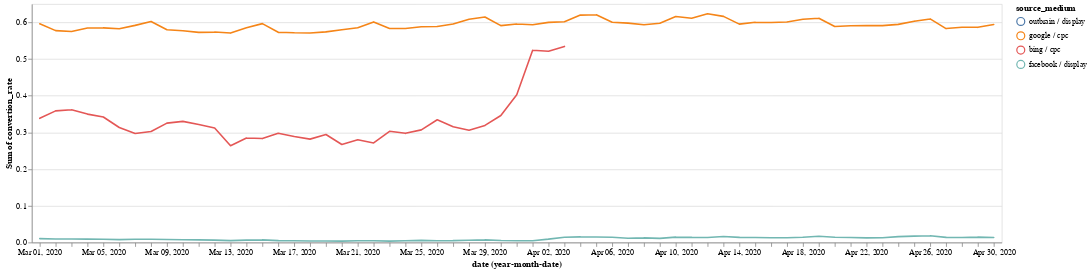

Notebook cell for this chart:
### Code cell
DeepnoteChart(df_3, """{"layer":[{"layer":[{"mark":{"clip":true,"type":"trail","tooltip":true},"encoding":{"x":{"sort":"ascending","type":"ordinal","field":"date","scale":{"type":"linear","zero":false},"timeUnit":"yearmonthdate"},"y":{"sort":null,"type":"quantitative","field":"convertion_rate","scale":{"type":"linear","zero":false},"format":{"type":"default","decimals":null},"aggregate":"sum","formatType":"numberFormatFromNumberType"},"color":{"sort":null,"type":"nominal","field":"source_medium","scale":{"scheme":"tableau10"}}}},{"mark":{"size":100,"type":"point","opacity":0,"tooltip":true},"encoding":{"x":{"sort":"ascending","type":"ordinal","field":"date","scale":{"type":"linear","zero":false},"timeUnit":"yearmonthdate"},"y":{"sort":null,"type":"quantitative","field":"convertion_rate","scale":{"type":"linear","zero":false},"format":{"type":"default","decimals":null},"aggregate":"sum","formatType":"numberFormatFromNumberType"},"color":{"sort":null,"type":"nominal","field":"source_medium","scale":{"scheme":"tableau10"}}}}]}],"title":"","config":{"legend":{}},"$schema":"https://vega.github.io/schema/vega-lite/v5.json","encoding":{}}""")

### Figure 1 — Vega-Lite specification as saved in the notebook (floating-point values rounded to 4 significant figures; data arrays with more than 128 entries replaced by an {"elided": "..."} marker saying what was removed)
{"$schema": "https://vega.github.io/schema/vega-lite/v5.json", "encoding": {}, "layer": [{"layer": [{"mark": {"type": "trail", "tooltip": true, "clip": true}, "encoding": {"x": {"field": "date", "type": "ordinal", "timeUnit": "yearmonthdate", "sort": "ascending", "scale": {"zero": false, "type": "linear"}}, "y": {"field": "convertion_rate", "type": "quantitative", "aggregate": "sum", "sort": null, "scale": {"zero": false, "type": "linear"}, "formatType": "numberFormatFromNumberType", "format": {"type": "default", "decimals": null}}, "color": {"field": "source_medium", "type": "nominal", "sort": null, "scale": {"scheme": "tableau10"}}}}, {"mark": {"type": "point", "tooltip": true, "size": 100, "opacity": 0}, "encoding": {"x": {"field": "date", "type": "ordinal", "timeUnit": "yearmonthdate", "sort": "ascending", "scale": {"zero": false, "type": "linear"}}, "y": {"field": "convertion_rate", "type": "quantitative", "aggregate": "sum", "sort": null, "scale": {"zero": false, "type": "linear"}, "formatType": "numberFormatFromNumberType", "format": {"type": "default", "decimals": null}}, "color": {"field": "source_medium", "type": "nominal", "sort": null, "scale": {"scheme": "tableau10"}}}}]}], "title": "", "config": {"legend": {}}, "data": {"values": {"elided": "244 records"}}}
